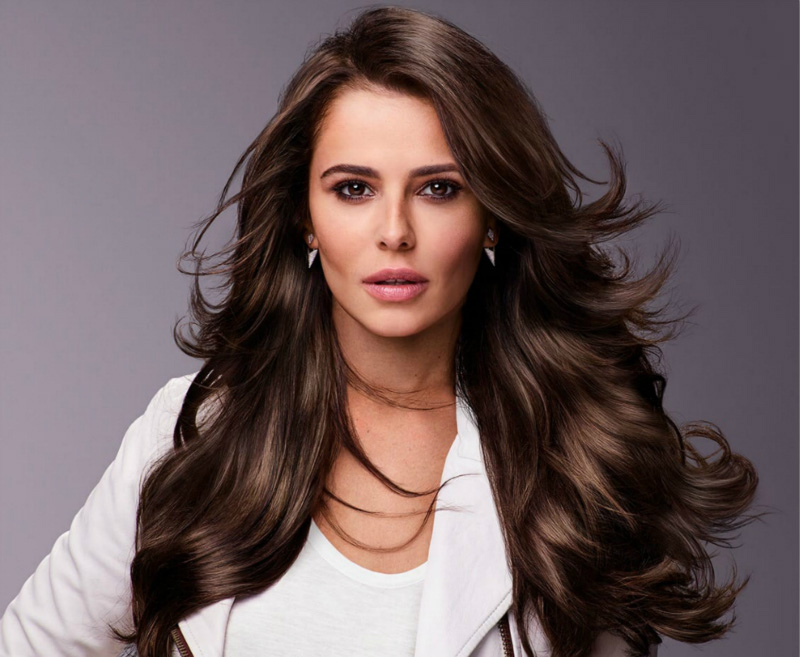
#> input picture test_jpgs/0002-01.jpg, 800 x 657 px, given in place of 230.avi, which was not available
$ python itti4video.py   (older library calls are emulated)
#> lines starting #> are read from the running program, lines starting #| are printed output that depends on the picture; pictures that were not available may be replaced by others from this repository, and a replacement may not be noted
#> in main, first_frame is the input picture: shape (657, 800, 3); mean B, G, R 94, 93.4, 110.5
### itti_saliency_python.py
import cv2
import matplotlib.pyplot as plt
import numpy as np
from scipy.ndimage import maximum_filter


import time

def timer(func):
    # [6 lines left out: function wrapper, not called in this run]
    return wrapper


##-----------------------##
"""
If you want to use this code, you can just \n
from Itti_method import Itti_Saliency_map\n
then you can just use it as :\n
itti_saliency_map = Itti_Saliency_map("your_image_path", ifshow = False)\n
the parameter ifshow controls that if the 6 + 12 + 24 different maps are displayed.\n
Hope you enjoy it!\n

Caution: Sometimes CV2 may not be able to read your image, please change the image format or check if your image path is correct.
"""
##-----------------------##

def gaussian_pyrimid(image):
   """
   return /2 resolution gaussian pyrimid
   """
   return cv2.pyrDown(image)

def eight_pyrimid_built(image):
   """
   yielding horizontal and vertical image-reduction factors ranging from 1:1 (scale zero) to 1:256 (scale eight) in eight octaves.
   """
   image_list = []
   image2 = image.copy()
   for i in range(9):
      image_list.append(image2)
      image2 = gaussian_pyrimid(image2)
   return image_list

def resize_to_normal_shape(image):
    """
    Input is provided in the form of static color images, usually digitized at 640*480 resolution
    """
    resized_image = cv2.resize(image,(640,480),interpolation=cv2.INTER_LINEAR)
    return resized_image

def seperate_RGB_chanells(image):
   """
    Seperate RGB chanells to going through following algorithms
    """
   return image[:,:,0], image[:,:,1], image[:,:,2]


def subtraction(img1,img2,ifshow = False):
    """
    return img1 - img2 but resized to the higher resolution
    """
    if ifshow:
        plt.imshow(img1)
        plt.show()
        plt.imshow(img2)
        plt.show()
    shape = img1.shape if img1.shape[0] >= img2.shape[0] else img2.shape
    shape = (shape[1],shape[0])
    image_1 = cv2.resize(img1,shape,interpolation=cv2.INTER_LINEAR)
    image_2 = cv2.resize(img2,shape,interpolation=cv2.INTER_LINEAR)
    if ifshow:
        plt.imshow(image_2)
        plt.show()
        plt.imshow(np.abs(image_1-image_2))
        plt.show()
    return image_1 - image_2

def processing_gabor_filters(ksize = 31,sigma = 4,lambda_ = 10,gamma = 0.5):
    """
    gengerate 4 gabor filters
    """
    kernel_0   = cv2.getGaborKernel((ksize,ksize),sigma,0,lambda_,gamma,0)
    kernel_45  = cv2.getGaborKernel((ksize,ksize),sigma,np.pi/4 ,lambda_,gamma,0)
    kernel_90  = cv2.getGaborKernel((ksize,ksize),sigma,np.pi/2 ,lambda_,gamma,0)
    kernel_135 = cv2.getGaborKernel((ksize,ksize),sigma,np.pi/4*3,lambda_,gamma,0)

    return kernel_0, kernel_45, kernel_90, kernel_135

def gabor_filter(img,k0,k45,k90,k135):
   """
   filter convlution
   """
   return [cv2.filter2D(img, cv2.CV_16SC1, k0),cv2.filter2D(img, cv2.CV_16SC1, k45),cv2.filter2D(img, cv2.CV_16SC1, k90),cv2.filter2D(img, cv2.CV_16SC1, k135)]

def Is_scale(img_lst,c,s):
   return np.abs(subtraction(img_lst[c],img_lst[s]))

def RG_scale(Rs,Gs,c,s):
   return np.abs(subtraction(Rs[c]-Gs[c],Gs[s]-Rs[s]))

def BY_scale(Bs,Ys,c,s):
   return np.abs(subtraction(Bs[c]-Ys[c],Ys[s]-Bs[s]))

def O_c_s_theta(Os,c,s,theta):
       return np.abs(subtraction(Os[c][theta//45], Os[s][theta//45]))

def normalize_img(img,M=1):
    """
    normalize img scale to 0~M, globally multiply it by (M-\\bar{m})^2
    """
    image = img / np.max(img) * M if np.max(img) else img/10
    w,h = image.shape
    maxima = maximum_filter(image, size=(w/5,h/5))
    maxima = (image == maxima)
    mnum = maxima.sum()
    maxima = np.multiply(maxima, image)
    mbar = float(maxima.sum()) / mnum if mnum else 0
    return image*((M - mbar)**2)

def addition(img1,img2,shape):
    """
    through calculate we have fourth shape
    """
    image1 = cv2.resize(img1,shape)
    image2 = cv2.resize(img2,shape)
    return subtraction(image1, -image2)

# [74 lines left out: functions read_image, find_maximum, show_intensity_map, show_colored_map, show_orientation_map, not called in this run]

##--------------------------##
"""
the following function is the most important function
"""
##--------------------------##
# [131 lines left out: function Itti_Saliency_map, not called in this run]


# [5 lines that do not run on import are left out]

### itti4video.py
import cv2
import argparse
import tqdm
import numpy as np
import os
from itti_saliency_python import *


def Itti_Saliency_map4img(image):

    resized_image = resize_to_normal_shape(image)
    # gaussian_img_list = eight_pyrimid_built(resized_image)

    b, g, r = seperate_RGB_chanells(resized_image)

    r_sigma = eight_pyrimid_built(r)
#> the loop in eight_pyrimid_built, `for i in range(9):` made 9 passes
#> image2 on passes 8 to 9: [[133, 113, 91], [136, 116, 93]], [[119, 109]]
#> after the loop in eight_pyrimid_built, `for i in range(9):`: image_list = 9 items
#> r_sigma = 9 items
    g_sigma = eight_pyrimid_built(g)
#> the loop in eight_pyrimid_built (call 2), `for i in range(9):` made 9 passes
#> image2 on passes 8 to 9: [[120, 93, 71], [122, 94, 71]], [[101, 89]]
#> g_sigma = 9 items
    b_sigma = eight_pyrimid_built(b)
#> b_sigma = 9 items
    I = [(r_sigma[i]+g_sigma[i]+b_sigma[i])/3 for i in range(9)]
#> I = 9 items

    # I2 = (np.int16(b) + np.int16(g) + np.int16(r))/3
    # I2s = eight_pyrimid_built(I2)

    maximum = [np.max(I[i]) for i in range(9)]
#> maximum = [85, 85, 85, 85, 85, 85, 84.67, 80.33, 77.67]


    b = [np.where(b_sigma[i]>= 0.1 * maximum[i],b_sigma[i],0) for i in range(9)]
#> b = 9 items
    g = [np.where(g_sigma[i]>= 0.1 * maximum[i],g_sigma[i],0) for i in range(9)]
#> g = 9 items
    r = [np.where(r_sigma[i]>= 0.1 * maximum[i],r_sigma[i],0) for i in range(9)]
#> r = 9 items

    Is = I
#> Is = 9 items
    Rs = [r[i]-(g[i]+b[i])/2 for i in range(9)]
#> Rs = 9 items
    Gs = [g[i]-(r[i]+b[i])/2 for i in range(9)]
#> Gs = 9 items
    Bs = [b[i]-(g[i]+r[i])/2 for i in range(9)]
#> Bs = 9 items
    Ys = [(r[i]+g[i])/2 - np.abs(r[i] - g[i])/2 - b[i] for i in range(9)]
#> Ys = 9 items

    Rs = [np.where(img>0,img,0) for img in Rs]
    Gs = [np.where(img>0,img,0) for img in Gs]
    Bs = [np.where(img>0,img,0) for img in Bs]
    Ys = [np.where(img>0,img,0) for img in Ys]
    kernel_0, kernel_45, kernel_90, kernel_135 = processing_gabor_filters()

    Os = [gabor_filter(Is[i],kernel_0,kernel_45,kernel_90,kernel_135) for i in range(9)]
#> Os = 9 items

    c_set = (2,3,4)
    delta_set = (3,4)
    theta_set = (0,45,90,135)

    I_dict = {}
    RG_dict = {}
    BY_dict = {}
    O_dict = {}
    for c in c_set:
        for delta in delta_set:
            I_dict[(c,c+delta)] = Is_scale(Is,c,c+delta)
            RG_dict[(c,c+delta)] = RG_scale(Rs,Gs,c,c+delta)
            BY_dict[(c,c+delta)] = BY_scale(Bs,Ys,c,c+delta)
            for theta in theta_set:
                O_dict[(c,c+delta,theta)] = O_c_s_theta(Os,c,c+delta,theta)
#> this loop made 3 passes
#> pass 1, in subtraction (call 2), `image_2 = cv2.resize(img2,shape,interpolation=cv2.INTER_LINEAR)`:
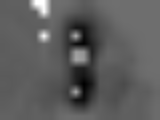
#> image_2: shape (120, 160) float64; min -89.59, max 111.5, mean -16.2; drawn with min black and max white
#> after the loop, BY_dict = 6 items; I_dict = 6 items; O_dict = 24 items; RG_dict = 6 items
    I_bar = np.zeros((1,1))
#> I_bar = [0]
    C_bar = np.zeros((1,1))
    O_bar_0 = np.zeros((1,1))
    O_bar_45 = np.zeros((1,1))
    O_bar_90 = np.zeros((1,1))
    O_bar_135 = np.zeros((1,1))

    addition_shape = (Is[4].shape[1],Is[4].shape[0])
#> addition_shape = (40, 30)

    for c in c_set:
        for delta in delta_set:
            I_bar = addition(I_bar,normalize_img(I_dict[(c,c+delta)]),addition_shape)
            C_bar = addition(C_bar,normalize_img(RG_dict[(c,c+delta)]),addition_shape)
            C_bar = addition(C_bar,normalize_img(BY_dict[(c,c+delta)]),addition_shape)

            O_bar_0 = addition(O_bar_0,normalize_img(O_dict[(c,c+delta,0)]),addition_shape)
            O_bar_45 = addition(O_bar_45,normalize_img(O_dict[(c,c+delta,45)]),addition_shape)
            O_bar_90 = addition(O_bar_90,normalize_img(O_dict[(c,c+delta,90)]),addition_shape)
            O_bar_135 = addition(O_bar_135,normalize_img(O_dict[(c,c+delta,135)]),addition_shape)
#> this loop made 3 passes
#> pass 1, in normalize_img, `maxima = (image == maxima)`:
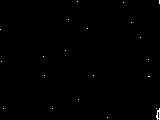
#> maxima: shape (120, 160) bool; 0.27% white in thin lines or dots
#> after the loop:
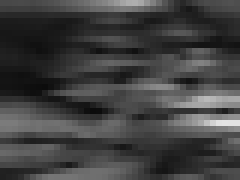
#> O_bar_90: shape (30, 40) float64 (shown 6 times larger); min 0.0438, max 0.893, mean 0.256

    O_bar = np.zeros((1,1))
#> O_bar = [0]
    for O_bar_theta in [O_bar_0, O_bar_45, O_bar_90, O_bar_135]:
        O_bar = addition(O_bar,normalize_img(O_bar_theta),addition_shape)
#> this loop made 4 passes
#> (mnum in normalize_img, mbar in normalize_img) on passes 1 to 4: (13, 0.55), (10, 0.732), (15, 0.521), (12, 0.381)
    S = (normalize_img(I_bar) + normalize_img(C_bar) + normalize_img(O_bar))/3

    return S


def parse_args():
    """
    get args.
    """
    parse = argparse.ArgumentParser(description='essential parameters')
    #
    parse.add_argument('--video_path', default="E:\\Li Lab\\itti_and_lif\\video\\video\\video\\230.avi", type=str, help='path of sample video')
    parse.add_argument('--output', default="save_img", type=str, help='output type, save_img or test')
    parse.add_argument('--generate_name', default="", type=str, help='path of generated video')

    args = parse.parse_args()
    return args

def main(args:argparse.Namespace):
    """
    the main function of dynamic scene saliency map prediction.
    """
    folder_name = args.generate_name
    _name = folder_name.split("\\")[-1].split("/")[-1].split(".")[0]
    if os.path.exists(f"{folder_name}") == False:
        print(f'generate for {_name}')
        os.mkdir(f"{folder_name}")
    else:
        print(f"folder {_name} already exists!")
        quit()
    #------------------------------------------------initialize---------------------------------------------------------

    video_path = args.video_path
    video_cap = cv2.VideoCapture(video_path)
    height = int(video_cap.get(cv2.CAP_PROP_FRAME_HEIGHT))
    width = int(video_cap.get(cv2.CAP_PROP_FRAME_WIDTH))
    frame_number = int(video_cap.get(cv2.CAP_PROP_FRAME_COUNT))
    final_shape = (width,height)
    ret, first_frame = video_cap.read()
    if not ret:
        # check if loaded correctly
        raise RuntimeError(f"failed to load video! Check video path = {video_path}")
    #------------------------------------------------FirstImageProcessing---------------------------------------------------------
    # first we calculate the full gaussian pyramid.
    resized_image = resize_to_normal_shape(first_frame)
    # resized_image = cv2.resize(first_frame,(320,240),interpolation=cv2.INTER_NEAREST)
    static_saliency_map = Itti_Saliency_map4img(resized_image)
    # static_saliency_map = resize_to_normal_shape(static_saliency_map)
    static_saliency_map = cv2.resize(static_saliency_map,(224,224),interpolation=cv2.INTER_NEAREST)
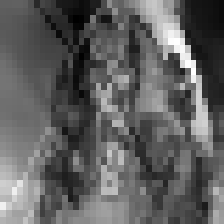
#> static_saliency_map: shape (224, 224) float64; min 0.02, max 0.121, mean 0.0579; drawn with min black and max white
    static_saliency_map = cv2.normalize(static_saliency_map, None, 0, 255, cv2.NORM_MINMAX) # minmax coding
    rgb = cv2.cvtColor(np.uint8(static_saliency_map),cv2.COLOR_GRAY2BGR)
    if args.output == 'save_img':
        cv2.imwrite(f"{folder_name}/{1:04d}.jpg",rgb)
    else:
        raise NotImplementedError
    #------------------------------------------------VideoProcessing---------------------------------------------------------

    for _count in tqdm.trange(int(frame_number)): #in tqdm.trange(int(frame_number)):
        ret, frame = video_cap.read()
        if not ret: # whole video is processed
            print("Done!")
            break
        S_bar = Itti_Saliency_map4img(frame)
        S_bar = cv2.resize(S_bar,(224,224),interpolation=cv2.INTER_NEAREST)
        S_bar = cv2.normalize(S_bar, None, 0, 255, cv2.NORM_MINMAX)
        rgb = cv2.cvtColor(np.uint8(S_bar),cv2.COLOR_GRAY2BGR)
        if args.output == 'save_img':
            cv2.imwrite(f"{folder_name}/{_count+2:04d}.jpg",rgb)
        else:
            raise NotImplementedError
#> this loop made 1 pass
#> maximum in Itti_Saliency_map4img on pass 1: [85, 85, 85, 85, 85, 85, 84.67, 80.33, 77.67]
#> pass 1, in subtraction (call 91), `image_2 = cv2.resize(img2,shape,interpolation=cv2.INTER_LINEAR)`:
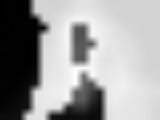
#> image_2: shape (120, 160) float64; min -135.5, max 19.43, mean -40.45; drawn with min black and max white
#> pass 1, in subtraction (call 92), `image_1 = cv2.resize(img1,shape,interpolation=cv2.INTER_LINEAR)`:
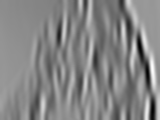
#> image_1: shape (120, 160) int16; min -1673, max 2189, mean 350.3; drawn with min black and max white
#> pass 1, in subtraction (call 92), `image_2 = cv2.resize(img2,shape,interpolation=cv2.INTER_LINEAR)`:
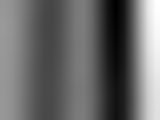
#> image_2: shape (120, 160) int16; min -1258, max 2865, mean 455; drawn with min black and max white

    video_cap.release()
    cv2.destroyAllWindows()

if __name__ == '__main__':
    args = parse_args()
    main(args)

$ run again, on test_jpgs/0003.jpg
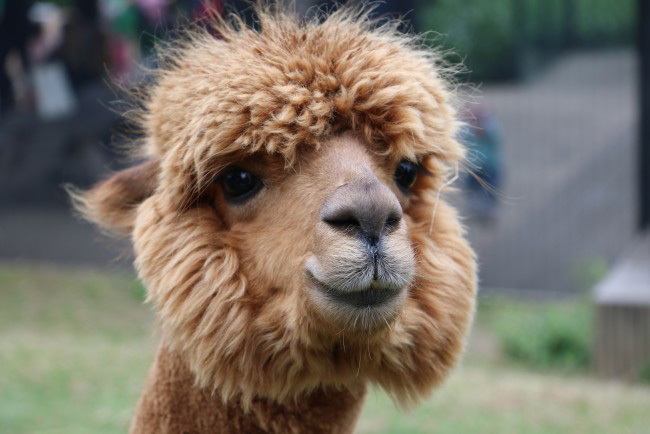
#> input picture test_jpgs/0003.jpg, 650 x 434 px, given in place of 230.avi, which was not available
#> in main, first_frame is the input picture: shape (434, 650, 3); mean B, G, R 104.2, 115.4, 123.1
#> the loop in eight_pyrimid_built, `for i in range(9):` made 9 passes
#> image2 on passes 8 to 9: [[94, 124, 124], [116, 130, 131]], [[119, 124]]
#> after the loop in eight_pyrimid_built, `for i in range(9):`: image_list = 9 items
#> the loop in eight_pyrimid_built (call 2), `for i in range(9):` made 9 passes
#> image2 on passes 8 to 9: [[87, 110, 117], [109, 113, 120]], [[107, 112]]
#> maximum = [85, 85, 85, 85, 85, 83.67, 85, 68, 35]
#> in Itti_Saliency_map4img, `b = [np.where(b_sigma[i]>= 0.1 * maximum[i],b_sigma[i],0) for i in ran..`: b = 9 items
#> the loop in Itti_Saliency_map4img, `for c in c_set:` made 3 passes
#> after the loop in Itti_Saliency_map4img, `for c in c_set:`: BY_dict = 6 items; O_dict = 24 items; RG_dict = 6 items
#> in Itti_Saliency_map4img, `I_bar = np.zeros((1,1))`: I_bar = [0]
#> the loop in Itti_Saliency_map4img, `for c in c_set:` made 3 passes
#> the loop in Itti_Saliency_map4img, `for O_bar_theta in [O_bar_0, O_bar_45, O_bar_90, O_bar_135]:` made 4 passes
#> (mnum in normalize_img, mbar in normalize_img) on passes 1 to 4: (16, 0.747), (14, 0.676), (18, 0.427), (14, 0.561)
#> pass 1, in normalize_img (call 43), `maxima = (image == maxima)`:
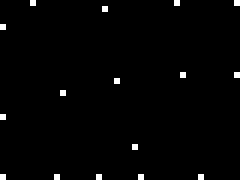
#> maxima: shape (30, 40) bool (shown 6 times larger); 1.3% white in thin lines or dots
#> the loop in main, `for _count in tqdm.trange(int(frame_number)):` made 1 pass
#> maximum in Itti_Saliency_map4img on pass 1: [85, 85, 85, 85, 85, 83.67, 85, 68, 35]
#> pass 1, in subtraction (call 92), `image_2 = cv2.resize(img2,shape,interpolation=cv2.INTER_LINEAR)`:
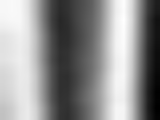
#> image_2: shape (120, 160) int16; min -91, max 745, mean 384.4; drawn with min black and max white

$ run again, on test_jpgs/Notrufsaeule_Elbtunnelschild.jpg
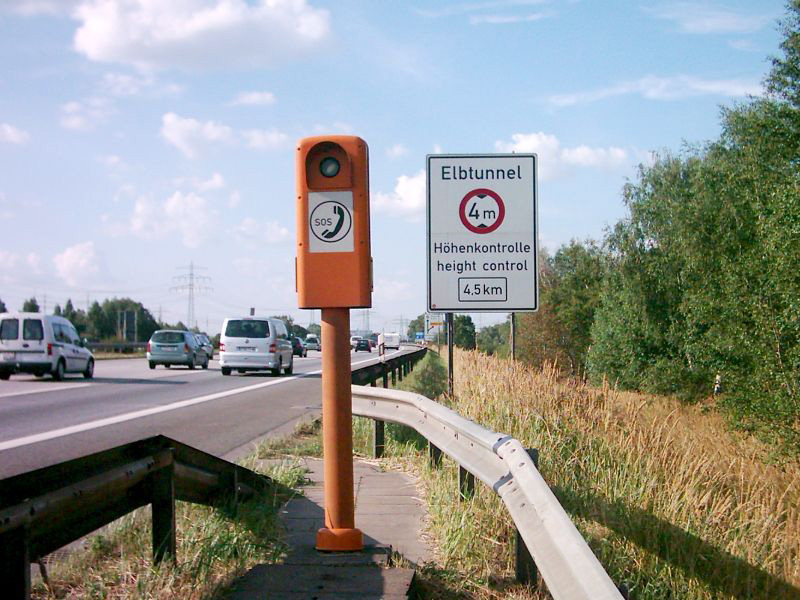
#> input picture test_jpgs/Notrufsaeule_Elbtunnelschild.jpg, 800 x 600 px, given in place of 230.avi, which was not available
#> in main, first_frame is the input picture: shape (600, 800, 3); mean B, G, R 145.8, 149.5, 147
#> the loop in eight_pyrimid_built, `for i in range(9):` made 9 passes
#> image2 on passes 8 to 9: [[194, 183, 165], [154, 157, 149]], [[170, 166]]
#> after the loop in eight_pyrimid_built, `for i in range(9):`: image_list = 9 items
#> the loop in eight_pyrimid_built (call 2), `for i in range(9):` made 9 passes
#> image2 on passes 8 to 9: [[202, 193, 183], [155, 155, 151]], [[175, 172]]
#> maximum = [85, 85, 85, 85, 85, 83.67, 83.67, 79, 72.67]
#> in Itti_Saliency_map4img, `b = [np.where(b_sigma[i]>= 0.1 * maximum[i],b_sigma[i],0) for i in ran..`: b = 9 items
#> the loop in Itti_Saliency_map4img, `for c in c_set:` made 3 passes
#> after the loop in Itti_Saliency_map4img, `for c in c_set:`: BY_dict = 6 items; O_dict = 24 items; RG_dict = 6 items
#> in Itti_Saliency_map4img, `I_bar = np.zeros((1,1))`: I_bar = [0]
#> the loop in Itti_Saliency_map4img, `for c in c_set:` made 3 passes
#> the loop in Itti_Saliency_map4img, `for O_bar_theta in [O_bar_0, O_bar_45, O_bar_90, O_bar_135]:` made 4 passes
#> (mnum in normalize_img, mbar in normalize_img) on passes 1 to 4: (17, 0.58), (21, 0.517), (21, 0.553), (19, 0.646)
#> pass 1, in normalize_img (call 43), `maxima = (image == maxima)`:
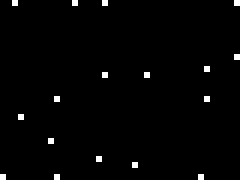
#> maxima: shape (30, 40) bool (shown 6 times larger); 1.4% white in thin lines or dots
#> the loop in main, `for _count in tqdm.trange(int(frame_number)):` made 1 pass
#> maximum in Itti_Saliency_map4img on pass 1: [85, 85, 85, 85, 85, 83.67, 83.67, 79, 72.67]
#> pass 1, in subtraction (call 92), `image_2 = cv2.resize(img2,shape,interpolation=cv2.INTER_LINEAR)`:
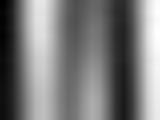
#> image_2: shape (120, 160) int16; min -100, max 865, mean 362.9; drawn with min black and max white
